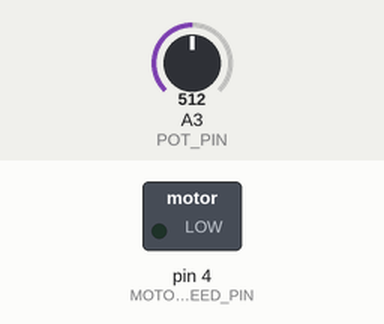
A sketch run on a simulated Arduino Uno, built with avr-gcc and run on an emulated ATmega328P. Shown: switched loads named in the sketch (green lamp = pin HIGH). The inputs (shaded band) are chosen by the test bench; at power-on: A3 (POT_PIN) = 512.

Above: at 1.2 s.
1.3 s: A3 (POT_PIN) set to 528
At 2.5 s:
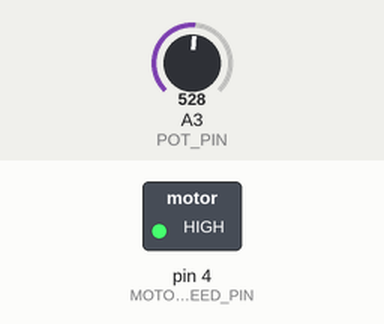
2.8 s: A3 (POT_PIN) set to 511
At 3.9 s:
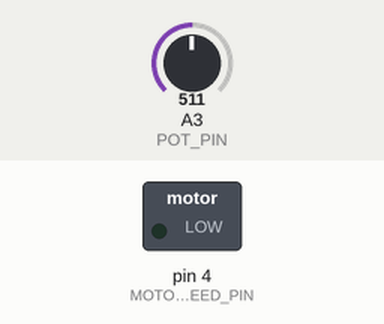
4.3 s: A3 (POT_PIN) set to 716
At 5.1 s:
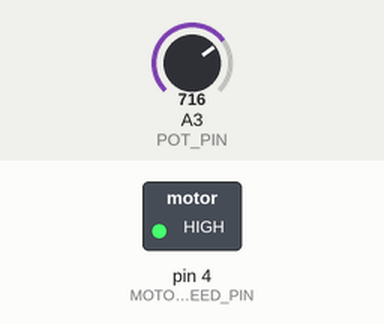
Timing chart, 0 to 7.3 s (numbered marks = the images above; inputs shaded):
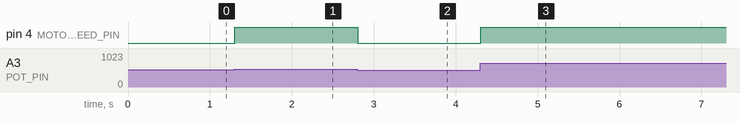

Measured:
- the behaviour switches between 513 and 514 on A3 (POT_PIN) (found by bisection; images 0 and 1)
- after the input at 1.3 s, pin 4 (MOTOR_SPEED_PIN): LOW → HIGH at once
- after the input at 2.8 s, pin 4 (MOTOR_SPEED_PIN): HIGH → LOW at once
- after the input at 4.3 s, pin 4 (MOTOR_SPEED_PIN): LOW → HIGH at once

The sketch:

Potentiomenter_Motor.ino
```cpp
const int POT_PIN = 3;
const int MOTOR_SPEED_PIN = 4;


int ReadPotentiometer()
{
    return analogRead(POT_PIN);
}

void SetMotorSpeed(int speed)
{
    analogWrite(MOTOR_SPEED_PIN, speed);
}

void setup()
{

}

void loop()
{
    int potValue = analogRead(POT_PIN);
    potValue = map(potValue, 0, 1023, 0, 255);
    SetMotorSpeed(potValue);
    delay(100);
}
```
